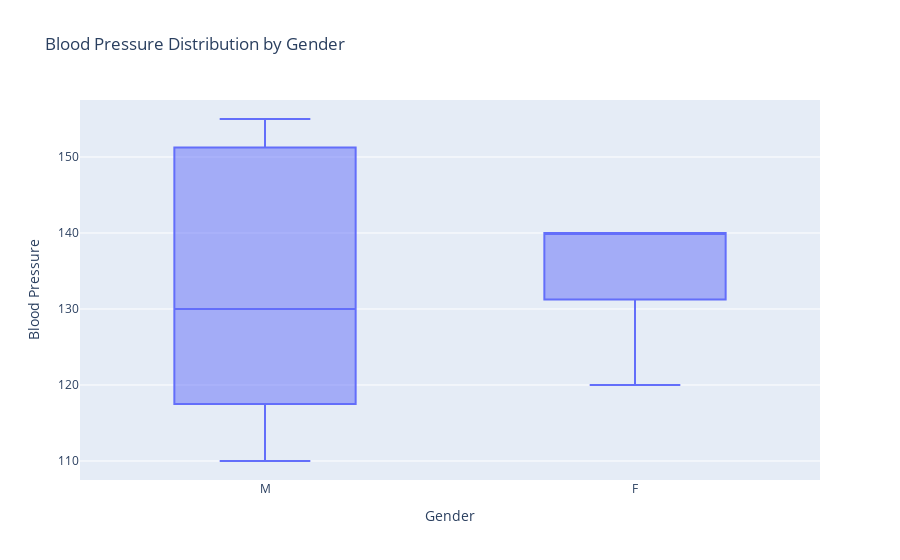

The notebook cell saved with this chart:
### Code cell
# Box Plot for Blood Pressure by Gender   #WITHOUT COLORING GENDER 
fig_box = px.box(df, x='Gender', y='Blood Pressure',
                 title="Blood Pressure Distribution by Gender")
fig_box.update_layout(xaxis_title="Gender", yaxis_title="Blood Pressure")
fig_box.show()

### Figure 1 — Plotly figure (JSON) as saved in the notebook; plotly's stock layout.template omitted (floating-point values rounded to 4 significant figures)
{"data": [{"alignmentgroup": "True", "hovertemplate": "Gender=%{x}<br>Blood Pressure=%{y}<extra></extra>", "legendgroup": "", "marker": {"color": "#636efa"}, "name": "", "notched": false, "offsetgroup": "", "orientation": "v", "showlegend": false, "type": "box", "x": ["M", "F", "F", "F", "M", "M", "F", "M", "M", "F"], "x0": " ", "xaxis": "x", "y": [120, 120, 140, 135, 150, 130, 140, 155, 110, 140], "y0": " ", "yaxis": "y"}], "layout": {"autosize": true, "boxmode": "group", "legend": {"tracegroupgap": 0}, "title": {"text": "Blood Pressure Distribution by Gender"}, "xaxis": {"anchor": "y", "autorange": true, "domain": [0, 1], "range": [-0.5, 1.5], "title": {"text": "Gender"}, "type": "category"}, "yaxis": {"anchor": "x", "autorange": true, "domain": [0, 1], "range": [107.5, 157.5], "title": {"text": "Blood Pressure"}, "type": "linear"}}}
